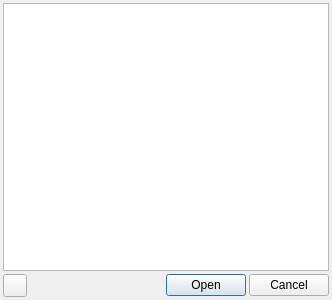
<?xml version="1.0" encoding="UTF-8"?>
<ui version="4.0">
 <class>HistoryDlg</class>
 <widget class="QDialog" name="HistoryDlg">
  <property name="geometry">
   <rect>
    <x>0</x>
    <y>0</y>
    <width>332</width>
    <height>300</height>
   </rect>
  </property>
  <property name="windowTitle">
   <string>History</string>
  </property>
  <layout class="QGridLayout" name="gridLayout">
   <property name="leftMargin">
    <number>3</number>
   </property>
   <property name="topMargin">
    <number>3</number>
   </property>
   <property name="rightMargin">
    <number>3</number>
   </property>
   <property name="bottomMargin">
    <number>3</number>
   </property>
   <property name="spacing">
    <number>3</number>
   </property>
   <item row="1" column="1">
    <spacer name="horizontalSpacer">
     <property name="orientation">
      <enum>Qt::Horizontal</enum>
     </property>
     <property name="sizeHint" stdset="0">
      <size>
       <width>141</width>
       <height>20</height>
      </size>
     </property>
    </spacer>
   </item>
   <item row="1" column="2">
    <widget class="QPushButton" name="btnOpen">
     <property name="text">
      <string>Open</string>
     </property>
    </widget>
   </item>
   <item row="1" column="3">
    <widget class="QPushButton" name="btnCancel">
     <property name="text">
      <string>Cancel</string>
     </property>
    </widget>
   </item>
   <item row="1" column="0">
    <widget class="QToolButton" name="clearBtn">
     <property name="toolTip">
      <string>Remove All History</string>
     </property>
     <property name="text">
      <string/>
     </property>
     <property name="icon">
      <iconset resource="resources.qrc">
       <normaloff>:/plugins/chinese_ai_assistant/image/removeAll.svg</normaloff>:/plugins/chinese_ai_assistant/image/removeAll.svg</iconset>
     </property>
    </widget>
   </item>
   <item row="0" column="0" colspan="4">
    <widget class="QListWidget" name="listWidget"/>
   </item>
  </layout>
 </widget>
 <resources>
  <include location="resources.qrc"/>
 </resources>
 <connections/>
</ui>
